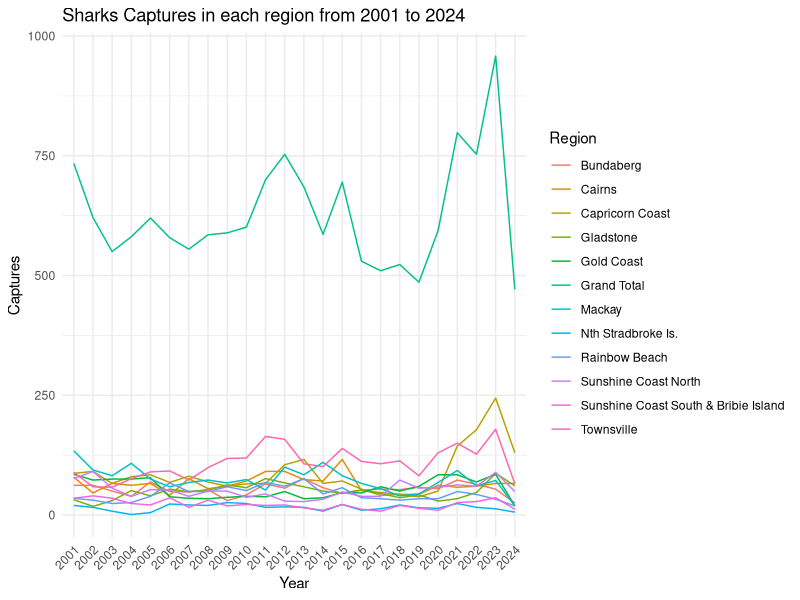

Generate this figure with R:
## ---- chunk 1
knitr::opts_chunk$set(echo = TRUE)
## ---- chunk 2
library(tidyverse)
library(readr)
library(dplyr)
## ---- chunk 3
dat <- read_csv("../data/Qfish data/qfish_shark.csv", na = c("N/A",""))
dat
## ---- chunk 4
#we named all the columns which were previously unnamed
names(dat)[names(dat) == "...1"] <- "Region"
names(dat)[names(dat) == "...4"] <- "col4"
names(dat)[names(dat) == "...6"] <- "col6"
names(dat)[names(dat) == "...28"] <- "col28"
dat
## ---- chunk 5
#now we we'll remove the columns named col4 col6 and col28
neodata <- dat |> select(-col4, -col6 , -col28)
neodata
## ---- chunk 6
newdata <- neodata |>
  pivot_longer(
    cols = starts_with("20"),
    names_to = "Year",
    values_to = "Captures"
  )
## ---- chunk 7
newdata
## ---- chunk 8
#install.packages("writexl")

library(writexl)

write_xlsx(newdata, "../data/Qfish data/newdata.xlsx")
## ---- chunk 9

library(readxl)

final_dat <- read_xlsx("../data/Qfish data/newdata_combined.xlsx")

final_dat
## ---- chunk 10
ggplot2::ggplot(data = final_dat, aes(x = Year, y = Captures, colour = Region, group = Region)) +
  geom_line() +
  theme_minimal() +
  labs(title = "Sharks Captures in each region from 2001 to 2024", x = "Year", Y = "Captures") +
  theme(axis.text.x = element_text(angle = 45, hjust = 1))
  
